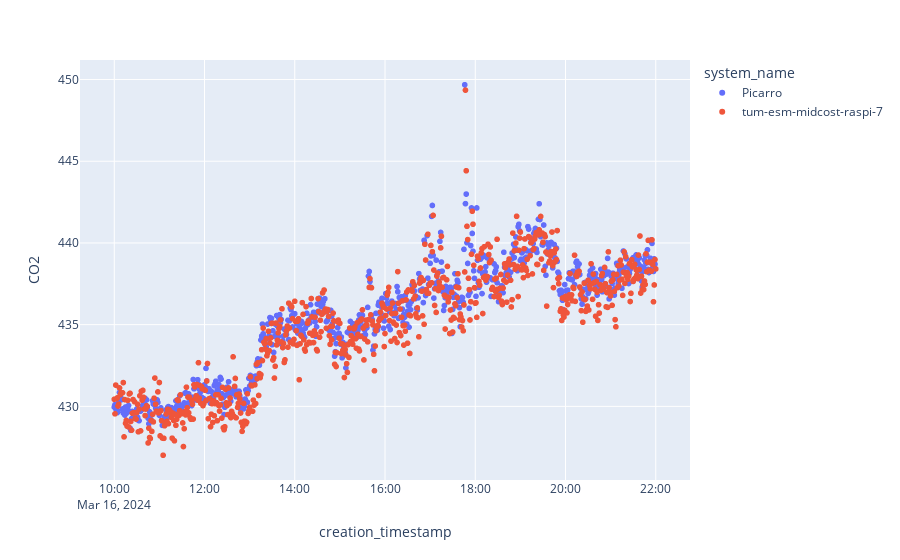

Notebook code cell kept with this figure:
### Code cell
# Quality Check

from datetime import datetime, timezone

start = datetime(2024, 3, 16, 10, 0, 0).replace(tzinfo=timezone.utc)
end = datetime(2024, 3, 16, 22, 0, 0).replace(tzinfo=timezone.utc)

df_temp = df_plot.filter(pl.col("creation_timestamp").is_between(start, end)).filter(pl.col("system_name").is_in(["tum-esm-midcost-raspi-7", "Picarro"]))

fig = px.scatter(df_temp, x="creation_timestamp", y = "CO2", color = "system_name")
fig.show()

### Figure 1 — Plotly figure (JSON) as saved in the notebook; plotly's stock layout.template omitted (floating-point values rounded to 4 significant figures; data arrays with more than 128 entries replaced by an {"elided": "..."} marker saying what was removed)
{"data": [{"hovertemplate": "system_name=Picarro<br>creation_timestamp=%{x}<br>CO2=%{y}<extra></extra>", "legendgroup": "Picarro", "marker": {"color": "#636efa", "symbol": "circle"}, "mode": "markers", "name": "Picarro", "showlegend": true, "type": "scattergl", "x": {"elided": "721 str values"}, "xaxis": "x", "y": {"elided": "721 float values"}, "yaxis": "y"}, {"hovertemplate": "system_name=tum-esm-midcost-raspi-7<br>creation_timestamp=%{x}<br>CO2=%{y}<extra></extra>", "legendgroup": "tum-esm-midcost-raspi-7", "marker": {"color": "#EF553B", "symbol": "circle"}, "mode": "markers", "name": "tum-esm-midcost-raspi-7", "showlegend": true, "type": "scattergl", "x": {"elided": "721 str values"}, "xaxis": "x", "y": {"elided": "721 float values"}, "yaxis": "y"}], "layout": {"legend": {"title": {"text": "system_name"}, "tracegroupgap": 0}, "margin": {"t": 60}, "xaxis": {"anchor": "y", "domain": [0, 1], "title": {"text": "creation_timestamp"}}, "yaxis": {"anchor": "x", "domain": [0, 1], "title": {"text": "CO2"}}}}
